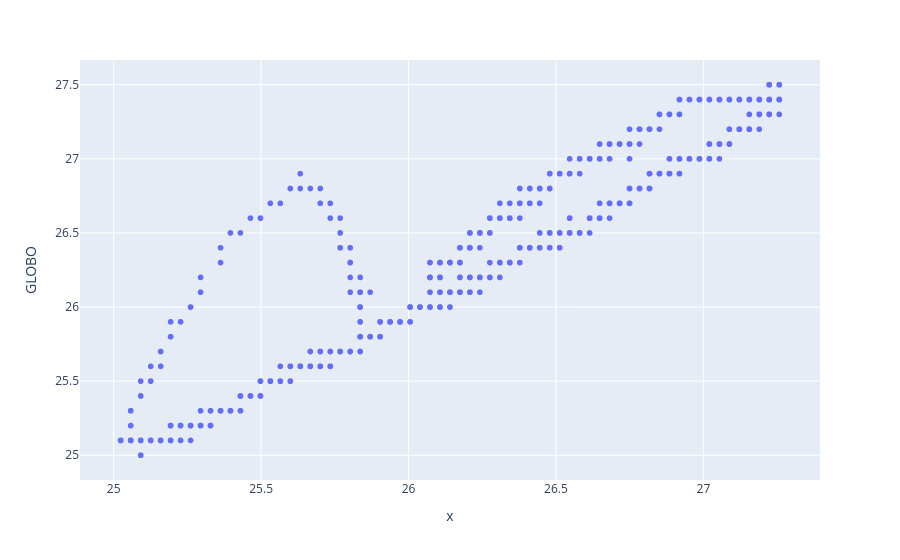

Notebook code cell kept with this figure:
### Code cell
fig = px.scatter(data, x=data.temp, y=data.GLOBO)
fig.show()

### Figure 1 — Plotly figure (JSON) as saved in the notebook; plotly's stock layout.template omitted (floating-point values rounded to 4 significant figures; data arrays with more than 128 entries replaced by an {"elided": "..."} marker saying what was removed)
{"data": [{"hovertemplate": "x=%{x}<br>GLOBO=%{y}<extra></extra>", "legendgroup": "", "marker": {"color": "#636efa", "symbol": "circle"}, "mode": "markers", "name": "", "showlegend": false, "type": "scattergl", "x": {"elided": "1381 float values"}, "xaxis": "x", "y": {"elided": "1381 float values"}, "yaxis": "y"}], "layout": {"legend": {"tracegroupgap": 0}, "margin": {"t": 60}, "xaxis": {"anchor": "y", "domain": [0, 1], "title": {"text": "x"}}, "yaxis": {"anchor": "x", "domain": [0, 1], "title": {"text": "GLOBO"}}}}
